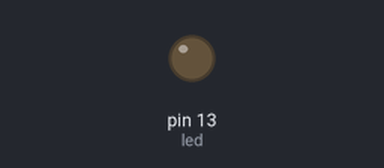
A sketch run on a simulated Arduino Uno, built with avr-gcc and run on an emulated ATmega328P. Parts: output pins drawn as LEDs (lit = HIGH). Random numbers use the default seed unless the sketch sets one; what the sketch prints to the serial monitor is not drawn.

Above: at 0.1 s.
At 124.1 s:
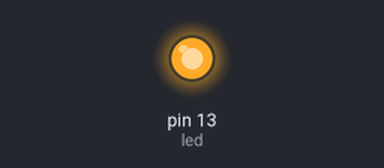
Timing chart, 0 to 129.5 s (numbered marks = the images above):
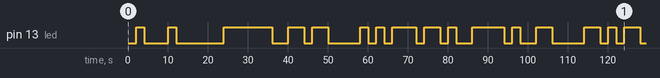

The sketch:

RPS_Test_03.ino
```cpp
/// Simulation Sketch I mention

/* Code: */

bool playerOne_rock, playerTwo_rock;
bool playerOne_paper, playerTwo_paper;
bool playerOne_scizzors, playerTwo_scizzors;
bool playerOne_choice, playerTwo_choice;
bool playerOne_win, playerTwo_win;

int led = 13; // LED_BUILTIN;
int led_playerOne_lost = LED_BUILTIN;
int timer = 0;

void Main() {

    if (!playerOne_win) {
      digitalWrite(13, HIGH);
      // digitalWrite(led, LOW);
    } else {
      digitalWrite(13, LOW);
      // digitalWrite(led, HIGH);
    }


    playerOne_rock = false;
    playerTwo_rock = false;

    playerTwo_paper = false;
    playerOne_paper = false;

    playerOne_scizzors = false;
    playerTwo_scizzors = false;

    int _playerOne_choice = random(2); // Rock: (Button) 1, Paper: (Button) 2, Scizzors: (Button) 3
    int _playerTwo_choice = random(2);

    playerOne_choice = floor(_playerOne_choice);
    playerTwo_choice = floor(_playerTwo_choice);

    playerOne_win = false;
    playerTwo_win = false;

    if (playerOne_choice == 0)
        playerOne_rock = true;
    else if  (playerOne_choice == 1)
        playerOne_paper = true;
    else if  (playerOne_choice == 2)
        playerOne_scizzors = true;

    if (playerTwo_choice == 0)
        playerTwo_rock = true;
    else if (playerTwo_choice == 1)
        playerTwo_paper = true;
    else if (playerTwo_choice == 2)
        playerTwo_scizzors = true;

    if (playerTwo_choice != playerOne_choice)
        if (playerOne_rock and playerTwo_paper)
            playerOne_win = true;
        else if (playerOne_paper and playerTwo_rock)
            playerOne_win = true;
        else if (playerOne_scizzors and playerTwo_paper)
            playerOne_win = true;
        else
            playerOne_win = false;
    // else
       // printf "\n TIE"


    if (playerOne_win) {
        digitalWrite(led, HIGH);
        // print "\n PLAYER ONE WINS!"
        Serial.print("PLAYER ONE WINS!");
    } else if (playerOne_win and playerTwo_win) {
        // print "\n PLAYER ONE & PLAYER TWO WINS!"
        Serial.print("PLAYER ONE & PLAYER TWO WINS");
    } else if (playerTwo_win) {
          // print "\n PLAYER TWO WINS!"
          digitalWrite(led, LOW);
          Serial.print("PLAYER TWO WINS");
    } else {
          // print "Issue"
          digitalWrite(led, LOW);
          Serial.println("Issue");
    }

}

void setup() {
  Serial.begin(9600);

      pinMode(13, OUTPUT);
}

void loop() {

  Main();
  delay(2000);

  /*
   if (timer > 40000) {
    Main();
    timer = 0;
  } else {
    timer+=1;
  }
  */

}
```

Measured:
- by itself, pin 13 (led): LOW → HIGH at 2.0 s, → LOW 2.0 s later, → HIGH 6.0 s later, → LOW 2.0 s later, … (32 changes in this stretch)
